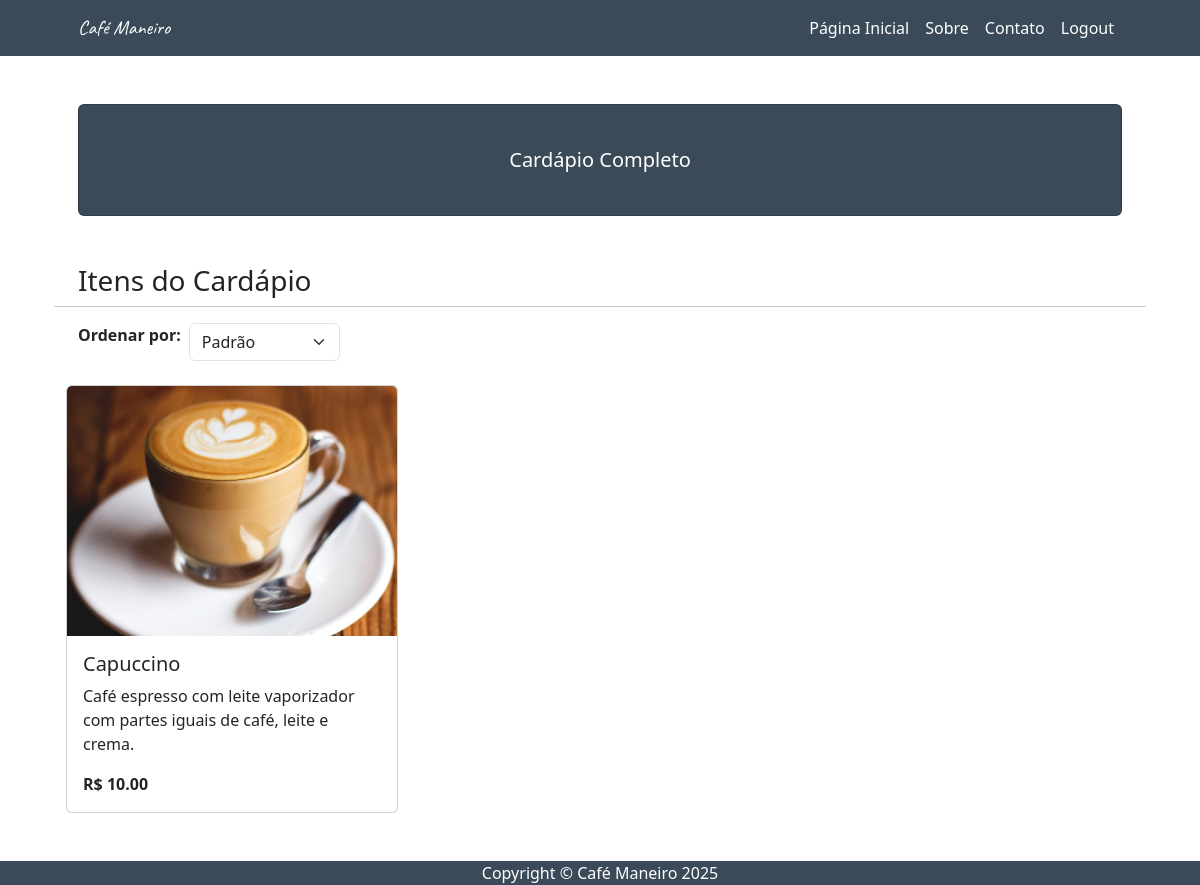
Before: /visualizar/ (signed in) with the older database file.
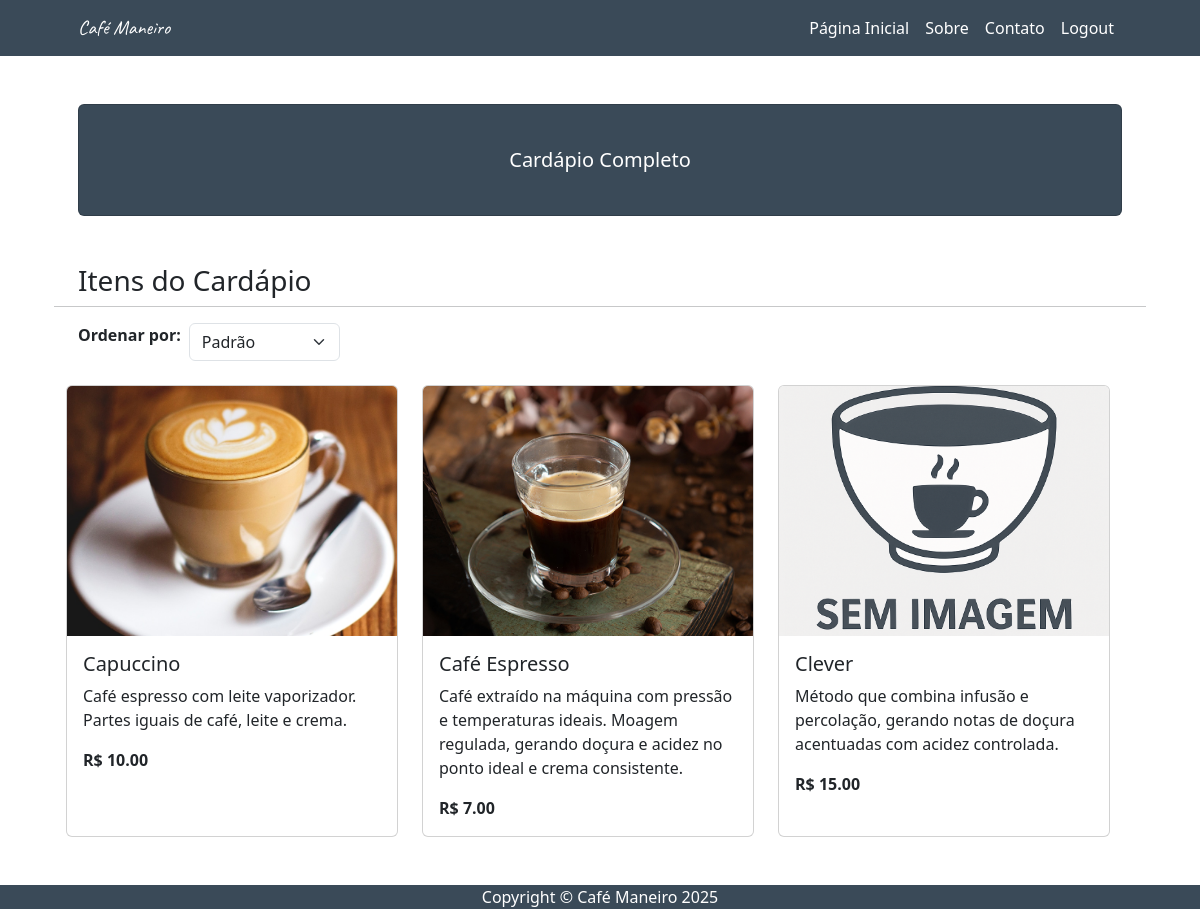
After: the same page with the newer database file.
### usuarios/models.py (models this page shows, shortened)
class ItemCardapio(models.Model):
    titulo = models.CharField(max_length=100)
    descricao = models.TextField()
    valor = models.DecimalField(max_digits=6, decimal_places=2)
    foto = models.ImageField(upload_to='cardapio/')

### usuarios/views.py (the view)
# urls.py: path("visualizar/", views.visualizar, name="visualizar"),
def visualizar(request):
    if request.user.is_authenticated:
        ordenacao = request.GET.get('ordenar', '')
        if ordenacao == 'titulo':
            lista_itens = ItemCardapio.objects.order_by('titulo')
        elif ordenacao == 'preco_menor':
            lista_itens = ItemCardapio.objects.order_by('valor')
        elif ordenacao == 'preco_maior':
            lista_itens = ItemCardapio.objects.order_by('-valor')
        else:
            lista_itens = ItemCardapio.objects.all()
        return render(request, 'usuarios/visualizar.html', {'lista_itens': lista_itens})
    else:
        return render(request, 'usuarios/login.html')

### usuarios/templates/usuarios/visualizar.html (shortened to what this page needs)
{% extends 'usuarios/base.html' %}
{% load static %}
{% block titulo %}Cardápio Completo{% endblock %}
{% block conteudo %}
<h3>Itens do Cardápio</h3>
<hr>
<form method="get" class="mb-4 d-flex justify-content-init">
    <label for="ordenar" class="me-2 fw-bold">Ordenar por:</label>
    <select name="ordenar" id="ordenar" class="form-select w-auto" onchange="this.form.submit()">
        <option value="">Padrão</option>
    </select>
</form>
<div class="row">
    {% for item in lista_itens %}
    <div class="col-md-4 mb-4">
        <div class="card h-100">
            {% if item.foto %}
            <img src="{{ item.foto.url }}" class="card-img-top" alt="{{ item.titulo }}" style="width: 100%; height: 250px; object-fit: cover;">
            {% else %}
            <img src="{% static 'img/default.png' %}" class="card-img-top" alt="Sem imagem" style="width: 100%; height: 250px; object-fit: cover;">
            {% endif %}
            <div class="card-body">
                <h5 class="card-title">{{ item.titulo }}</h5>
                <p class="card-text">{{ item.descricao }}</p>
                <p class="card-text fw-bold min-height">R$ {{ item.valor }}</p>
            </div>
        </div>
    </div>
    {% empty %}
    <p>Nenhum item encontrado.</p>
    {% endfor %}
</div>
{% endblock %}

### usuarios/templates/usuarios/base.html (shortened to what this page needs)
{% load static %}
<!DOCTYPE html>
<html lang="pt-br">
<head>
    <link href="{% static 'css/bootstrap.min.css' %}" rel="stylesheet">
    <link href="https://cdn.jsdelivr.net/npm/bootstrap-icons@1.11.3/font/bootstrap-icons.css" rel="stylesheet">
    <link href="https://cdnjs.cloudflare.com/ajax/libs/font-awesome/6.4.0/css/all.min.css" rel="stylesheet">
</head>
<body>
        {% block navbar %}
        <nav class="navbar navbar-expand-lg" style="background-color: #3a4a58;">
            <div class="container px-5">
                <a class="navbar-brand text-white" href="{% url 'home' %}" style="font-family: Caveat, sans serif;">Café Maneiro</a>
                <div class="collapse navbar-collapse" id="navbarSupportedContent">
                    <ul class="navbar-nav ms-auto mb-2 mb-lg-0">
                        <li class="nav-item"><a class="nav-link text-white" href="{% url 'home' %}">Página Inicial</a></li>
                        <li class="nav-item"><a class="nav-link text-white" href="{% url 'sobre' %}">Sobre</a></li>
                        <li class="nav-item"><a class="nav-link text-white" href="#">Contato</a></li>
                        <li class="nav-item"><a class="nav-link text-white" href="{% url 'logout' %}">Logout</a></li>
                    </ul>
                </div>
            </div>
        </nav>
        {% endblock %}
        <div class="container px-4 px-lg-5">
            <div class="card text-white my-5 py-4 text-center" style="background-color: #3a4a58;">
                <div class="card-body">
                    <p class="text-white m-0" style="font-size: 20px;">
                        {% block titulo %} Bem-vindo ao administrador de cardápio da Café Maneiro.<br> <br>Bom Café! {% endblock %}
                    </p>
                </div>
            </div>
            <div class="row gx-4 gx-lg-5">
                {% block conteudo %}{% endblock %}
            </div>
        </div>
        <footer class="fixed-bottom" style="background-color: #3a4a58;">
            <div class="container px-4 px-lg-5"><p class="m-0 text-center text-white">Copyright &copy; Café Maneiro 2025</p></div>
        </footer>
</body>
</html>

### usuarios/templates/usuarios/base.html (style rules this page uses)
.navbar a { color: white !important; }

Changed rows visible on the page:
changed ItemCardapio "Capuccino": descricao "Café espresso com leite vaporizador com partes iguais de café, leite e crema." → "Café espresso com leite vaporizador. Partes iguais de café, leite e crema."
added ItemCardapio: foto (picture), titulo "Café Espresso", descricao "Café extraído na máquina com pressão e temperaturas ideais. Moagem regulada, gerando doçura e acidez no ponto ideal e crema consistente.", valor "7.00"
added ItemCardapio: titulo "Clever", descricao "Método que combina infusão e percolação, gerando notas de doçura acentuadas com acidez controlada.", valor "15.00"
